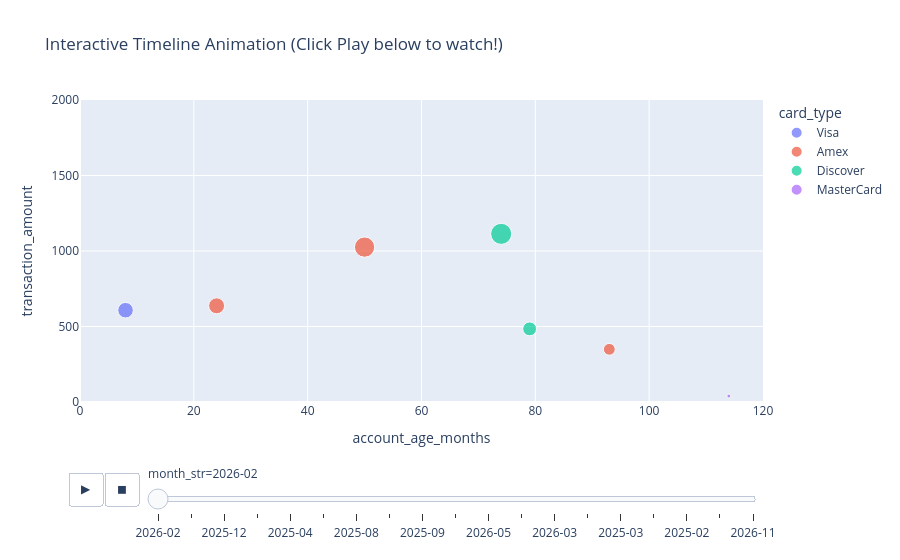

The notebook cell saved with this chart:
### Markdown cell above
### 🔹 Animated Timeline Slider: `animation_frame`
- **What it does:** Demonstrates how to use `🔹 Animated Timeline Slider: `animation_frame`` in Python.
- **Syntax:** `animation_frame`
  - **Parameters:**
    - `row_label` (*hashable*): Row label.
    - `col_label` (*hashable*): Column label.
- **Key Note:** Ensure your column is converted to datetime with `pd.to_datetime()` before calling `.dt` properties like `.dt.year` or `.dt.day_name()`.
- **Dataset Application & Code Demonstration:** Applies Animated Timeline Slider on fintech records using columns `account_age_months`, `card_type`, `transaction_amount`, `transaction_date` to demonstrate real-world execution.

### Code cell
sample_anim = df.head(150).copy()
sample_anim['month_str'] = sample_anim['transaction_date'].dt.strftime('%Y-%m')

fig = px.scatter(
    sample_anim, 
    x='account_age_months', 
    y='transaction_amount', 
    animation_frame='month_str', 
    color='card_type', 
    size='transaction_amount', 
    range_x=[0, 120], 
    range_y=[0, 2000], 
    title='Interactive Timeline Animation (Click Play below to watch!)'
)
fig.show()

### Figure 1 — Plotly figure (JSON) as saved in the notebook; plotly's stock layout.template omitted (floating-point values rounded to 4 significant figures)
{"data": [{"hovertemplate": "card_type=Visa<br>month_str=2026-02<br>account_age_months=%{x}<br>transaction_amount=%{marker.size}<extra></extra>", "legendgroup": "Visa", "marker": {"color": "#636efa", "size": [607.8], "sizemode": "area", "sizeref": 4.999, "symbol": "circle"}, "mode": "markers", "name": "Visa", "orientation": "v", "showlegend": true, "type": "scatter", "x": [8], "xaxis": "x", "y": [607.8], "yaxis": "y"}, {"hovertemplate": "card_type=Amex<br>month_str=2026-02<br>account_age_months=%{x}<br>transaction_amount=%{marker.size}<extra></extra>", "legendgroup": "Amex", "marker": {"color": "#EF553B", "size": [1026.0, 349.1, 637.0], "sizemode": "area", "sizeref": 4.999, "symbol": "circle"}, "mode": "markers", "name": "Amex", "orientation": "v", "showlegend": true, "type": "scatter", "x": [50, 93, 24], "xaxis": "x", "y": [1026.0, 349.1, 637.0], "yaxis": "y"}, {"hovertemplate": "card_type=Discover<br>month_str=2026-02<br>account_age_months=%{x}<br>transaction_amount=%{marker.size}<extra></extra>", "legendgroup": "Discover", "marker": {"color": "#00cc96", "size": [484.3, 1114.0], "sizemode": "area", "sizeref": 4.999, "symbol": "circle"}, "mode": "markers", "name": "Discover", "orientation": "v", "showlegend": true, "type": "scatter", "x": [79, 74], "xaxis": "x", "y": [484.3, 1114.0], "yaxis": "y"}, {"hovertemplate": "card_type=MasterCard<br>month_str=2026-02<br>account_age_months=%{x}<br>transaction_amount=%{marker.size}<extra></extra>", "legendgroup": "MasterCard", "marker": {"color": "#ab63fa", "size": [39.15], "sizemode": "area", "sizeref": 4.999, "symbol": "circle"}, "mode": "markers", "name": "MasterCard", "orientation": "v", "showlegend": true, "type": "scatter", "x": [114], "xaxis": "x", "y": [39.15], "yaxis": "y"}], "layout": {"legend": {"itemsizing": "constant", "title": {"text": "card_type"}, "tracegroupgap": 0}, "sliders": [{"active": 0, "currentvalue": {"prefix": "month_str="}, "len": 0.9, "pad": {"b": 10, "t": 60}, "steps": [{"args": [["2026-02"], {"frame": {"duration": 0, "redraw": false}, "fromcurrent": true, "mode": "immediate", "transition": {"duration": 0, "easing": "linear"}}], "label": "2026-02", "method": "animate"}, {"args": [["2025-01"], {"frame": {"duration": 0, "redraw": false}, "fromcurrent": true, "mode": "immediate", "transition": {"duration": 0, "easing": "linear"}}], "label": "2025-01", "method": "animate"}, {"args": [["2025-12"], {"frame": {"duration": 0, "redraw": false}, "fromcurrent": true, "mode": "immediate", "transition": {"duration": 0, "easing": "linear"}}], "label": "2025-12", "method": "animate"}, {"args": [["2025-07"], {"frame": {"duration": 0, "redraw": false}, "fromcurrent": true, "mode": "immediate", "transition": {"duration": 0, "easing": "linear"}}], "label": "2025-07", "method": "animate"}, {"args": [["2025-04"], {"frame": {"duration": 0, "redraw": false}, "fromcurrent": true, "mode": "immediate", "transition": {"duration": 0, "easing": "linear"}}], "label": "2025-04", "method": "animate"}, {"args": [["2025-11"], {"frame": {"duration": 0, "redraw": false}, "fromcurrent": true, "mode": "immediate", "transition": {"duration": 0, "easing": "linear"}}], "label": "2025-11", "method": "animate"}, {"args": [["2025-08"], {"frame": {"duration": 0, "redraw": false}, "fromcurrent": true, "mode": "immediate", "transition": {"duration": 0, "easing": "linear"}}], "label": "2025-08", "method": "animate"}, {"args": [["2025-05"], {"frame": {"duration": 0, "redraw": false}, "fromcurrent": true, "mode": "immediate", "transition": {"duration": 0, "easing": "linear"}}], "label": "2025-05", "method": "animate"}, {"args": [["2025-09"], {"frame": {"duration": 0, "redraw": false}, "fromcurrent": true, "mode": "immediate", "transition": {"duration": 0, "easing": "linear"}}], "label": "2025-09", "method": "animate"}, {"args": [["2025-10"], {"frame": {"duration": 0, "redraw": false}, "fromcurrent": true, "mode": "immediate", "transition": {"duration": 0, "easing": "linear"}}], "label": "2025-10", "method": "animate"}, {"args": [["2026-05"], {"frame": {"duration": 0, "redraw": false}, "fromcurrent": true, "mode": "immediate", "transition": {"duration": 0, "easing": "linear"}}], "label": "2026-05", "method": "animate"}, {"args": [["2025-06"], {"frame": {"duration": 0, "redraw": false}, "fromcurrent": true, "mode": "immediate", "transition": {"duration": 0, "easing": "linear"}}], "label": "2025-06", "method": "animate"}, {"args": [["2026-03"], {"frame": {"duration": 0, "redraw": false}, "fromcurrent": true, "mode": "immediate", "transition": {"duration": 0, "easing": "linear"}}], "label": "2026-03", "method": "animate"}, {"args": [["2026-04"], {"frame": {"duration": 0, "redraw": false}, "fromcurrent": true, "mode": "immediate", "transition": {"duration": 0, "easing": "linear"}}], "label": "2026-04", "method": "animate"}, {"args": [["2025-03"], {"frame": {"duration": 0, "redraw": false}, "fromcurrent": true, "mode": "immediate", "transition": {"duration": 0, "easing": "linear"}}], "label": "2025-03", "method": "animate"}, {"args": [["2026-01"], {"frame": {"duration": 0, "redraw": false}, "fromcurrent": true, "mode": "immediate", "transition": {"duration": 0, "easing": "linear"}}], "label": "2026-01", "method": "animate"}, {"args": [["2025-02"], {"frame": {"duration": 0, "redraw": false}, "fromcurrent": true, "mode": "immediate", "transition": {"duration": 0, "easing": "linear"}}], "label": "2025-02", "method": "animate"}, {"args": [["2026-10"], {"frame": {"duration": 0, "redraw": false}, "fromcurrent": true, "mode": "immediate", "transition": {"duration": 0, "easing": "linear"}}], "label": "2026-10", "method": "animate"}, {"args": [["2026-11"], {"frame": {"duration": 0, "redraw": false}, "fromcurrent": true, "mode": "immediate", "transition": {"duration": 0, "easing": "linear"}}], "label": "2026-11", "method": "animate"}], "x": 0.1, "xanchor": "left", "y": 0, "yanchor": "top"}], "title": {"text": "Interactive Timeline Animation (Click Play below to watch!)"}, "updatemenus": [{"buttons": [{"args": [null, {"frame": {"duration": 500, "redraw": false}, "fromcurrent": true, "mode": "immediate", "transition": {"duration": 500, "easing": "linear"}}], "label": "&#9654;", "method": "animate"}, {"args": [[null], {"frame": {"duration": 0, "redraw": false}, "fromcurrent": true, "mode": "immediate", "transition": {"duration": 0, "easing": "linear"}}], "label": "&#9724;", "method": "animate"}], "direction": "left", "pad": {"r": 10, "t": 70}, "showactive": false, "type": "buttons", "x": 0.1, "xanchor": "right", "y": 0, "yanchor": "top"}], "xaxis": {"anchor": "y", "domain": [0.0, 1.0], "range": [0, 120], "title": {"text": "account_age_months"}}, "yaxis": {"anchor": "x", "domain": [0.0, 1.0], "range": [0, 2000], "title": {"text": "transaction_amount"}}}}
